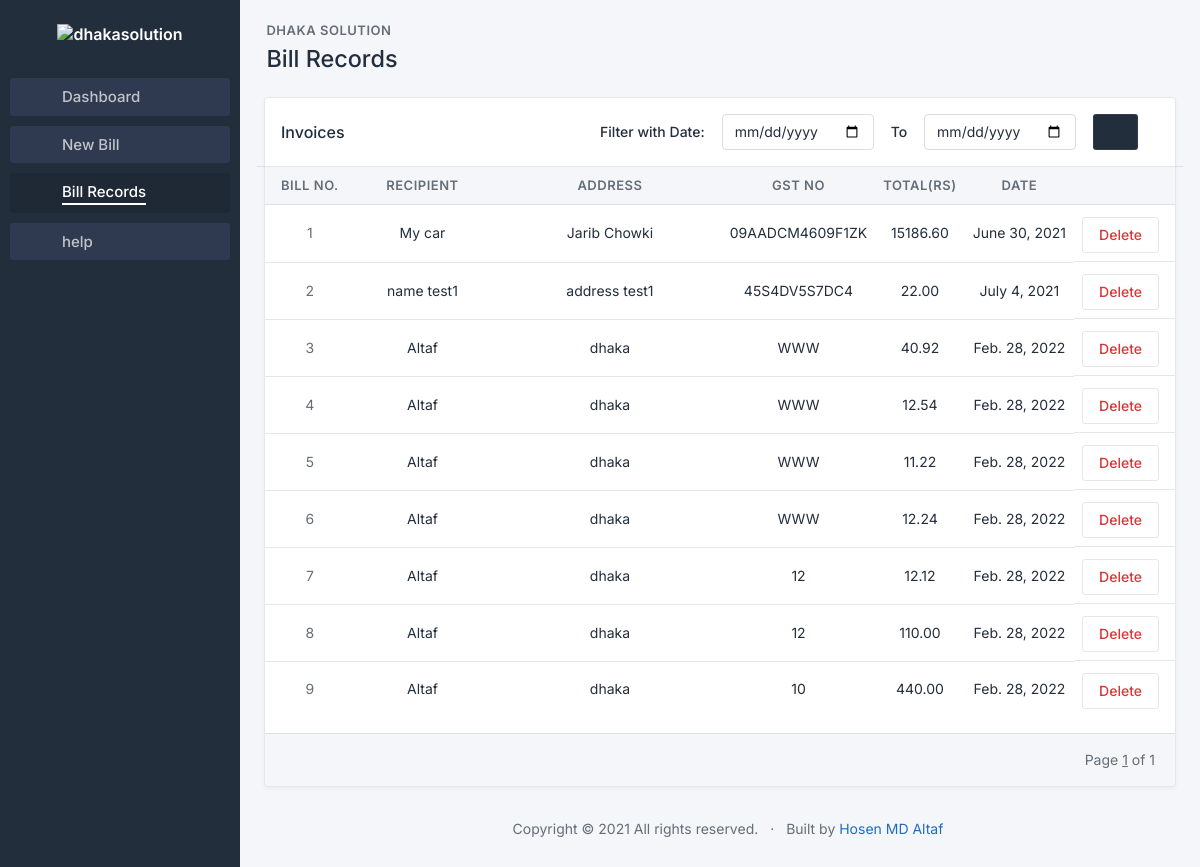
Before: /records with the older database file.
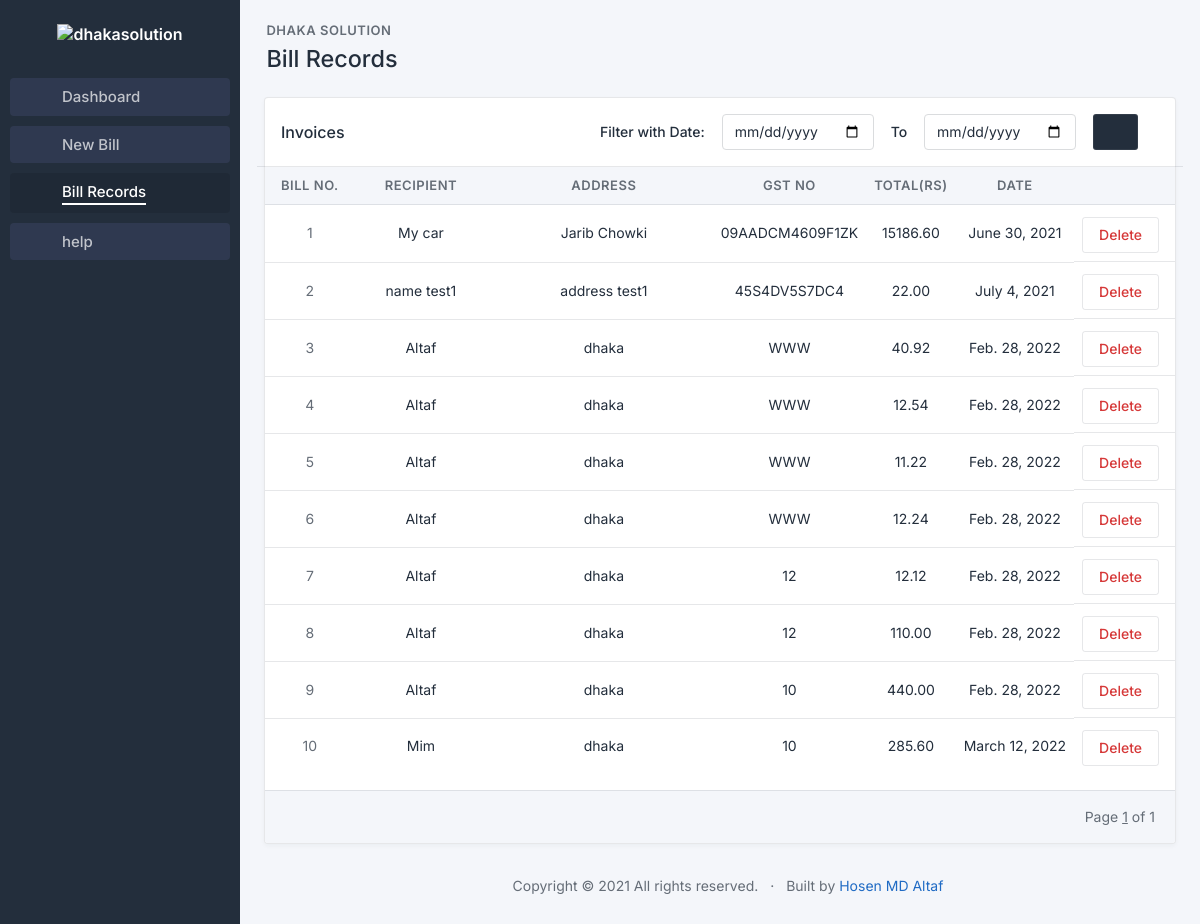
After: the same page with the newer database file.
### billmanage/models.py (models this page shows)
class bill(models.Model):
    billno = models.IntegerField(primary_key= True, null=False, blank=False)
    date = models.DateField(default=timezone.now, null=False, blank=False)
    recipient = models.TextField(null=False, blank=False, max_length=100)
    address = models.TextField(null=False, blank=False, max_length=200)
    GSTno = models.CharField(null=False, blank=False, max_length=15)
    cgst = models.IntegerField(null=False, blank=False)
    sgst = models.IntegerField(null=True, blank=True)
    total = models.DecimalField(null=False, blank=False, max_digits=12, decimal_places=2)
    grandtotal = models.DecimalField(null=False, blank=False, max_digits=12, decimal_places=2)

### billmanage/views.py (the view)
# urls.py: path('records', billviews.records, name='records'),
def records(request):
    if request.method=='POST':
        startingdate = request.POST['start']
        enddate = request.POST['end']
        if startingdate and enddate:
            billobj = bill.objects.filter(date__range=[startingdate, enddate])
        else:
            billobj = bill.objects.all()
    else:
        billobj = bill.objects.all()
    paginator = Paginator(billobj, 10)
    page_number = request.GET.get('page')
    try:
        bills = paginator.page(page_number)
    except PageNotAnInteger:
        bills = paginator.page(1)
    except EmptyPage:
        bills = paginator.page(paginator.num_pages)
    return render(request, 'billmanage/records.html', {'bills': bills})

### billmanage/templates/billmanage/records.html (shortened to what the changed rows need)
{% load static %}
<!doctype html>
<html lang="en">
  <head>
    <link href="{% static 'css/tabler.min.css' %}" rel="stylesheet"/>
    <link href="{% static 'css/tabler-flags.min.css' %}" rel="stylesheet"/>
    <link href="{% static 'css/tabler-payments.min.css' %}" rel="stylesheet"/>
    <link href="{% static 'css/tabler-vendors.min.css' %}" rel="stylesheet"/>
    <link href="{% static 'css/demo.min.css' %}" rel="stylesheet"/>
    <link href="{% static 'typicons.font-2.1.2/src/font/typicons.css' %}" rel="stylesheet"/>
  </head>
  <body class="antialiased">
    <div class="page">
      <aside class="navbar navbar-vertical navbar-expand-lg navbar-dark">
        <div class="container-fluid">
          <h1 class="navbar-brand navbar-brand-autodark">
            <a href=".">
              <img src="https://dhakasolution.com/img/logo.png" width="auto" height="50" alt="dhakasolution" class="mt-2">
            </a>
          </h1>
        </div>
      </aside>
      <div class="content">
        <div class="container-xl">
			<div class="page-header d-print-none">
			  <div class="row align-items-center">
				<div class="col" style="zoom: 130%;">
					  <h2 class="page-title">
						Bill Records
					  </h2>
				</div>
			  </div>
			</div>
			<div class="card">
                <div class="table-responsive" >
                  <table class="table card-table table-vcenter text-nowrap datatable">
                    <thead>
                        <tr class="text-center">
                            <th style="width: 4 rem; font-size: 13px;">Bill No.</th>
                            <th style="width: 10rem; font-size: 13px;">Recipient</th>
                            <th style="width: 15rem;overflow-wrap: break-word;font-size: 13px;">Address</th>
                            <th style="width: 8rem;font-size: 13px;">GST no</th>
                            <th style="font-size: 13px;">Total(Rs)</th>
                            <th style="font-size: 13px;">Date</th>
                            <th></th>
                          </tr>
                    </thead>
                    <tbody class="text-center">
                    {% for bill in bills%}
                      <tr>
                        <td style="width: 5rem;"><span class="text-muted">{{bill.billno}}</span></td>
                        <td style="width: 10rem;"><a href="{% url 'invoice' billno=bill.billno %}" class="text-reset" tabindex="-1">{{bill.recipient}}</a></td>
                        <td style="width: 15rem;overflow-wrap: break-word;">{{bill.address}}</td>
                        <td style="width: 8rem;">{{bill.GSTno}}</td>
                        <td>{{bill.grandtotal}}</td>
                        <td>{{bill.date}}</td>
                        <td class="text-end d-flex" style="justify-content: space-around;">
                            <a  href="{% url 'delete' billno=bill.billno %}" style="text-decoration: none;"><button class="btn btn-outline-red pl-2 pr-2 mt-1" >Delete</button></a>
                        </td>
                      </tr>
                    {% endfor %}
                    </tbody>
                  </table>
                </div>
              </div>
		  </div>
      </div>
    </div>
  </body>
</html>

Changed rows visible on the page:
added bill: billno "10", recipient "Mim", address "dhaka", GSTno "10", grandtotal "285.60", date "March 12, 2022"
